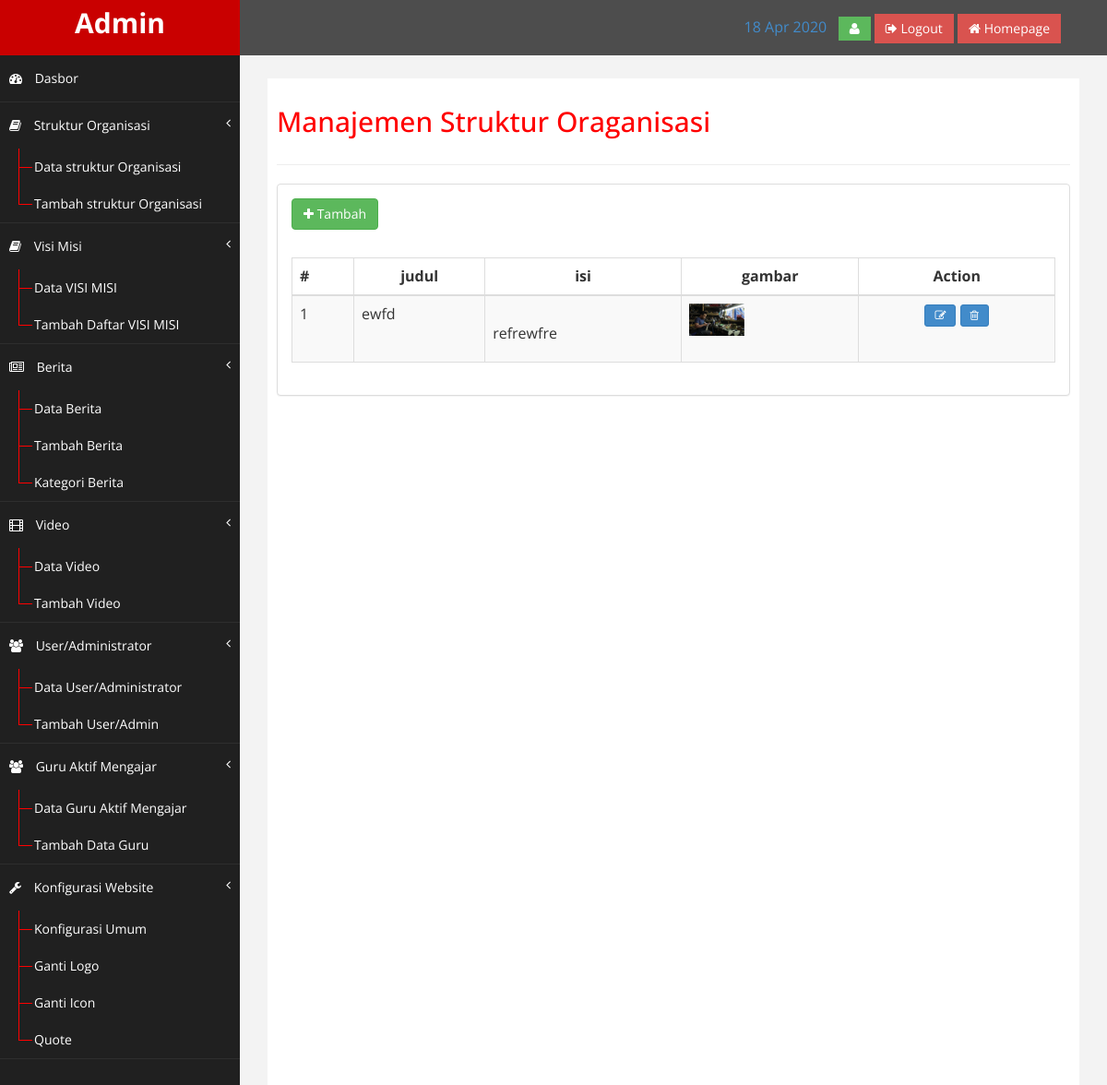
The page /index.php/admin/struktur on the database its author committed.
### tables this page shows
CREATE TABLE `struktur` (
  `id_str` int(11) NOT NULL,
  `judul` varchar(100) NOT NULL,
  `gambar` varchar(20) NOT NULL,
  `isi` text NOT NULL,
  `tanggal` timestamp NOT NULL DEFAULT CURRENT_TIMESTAMP ON UPDATE CURRENT_TIMESTAMP
);

### application/views/admin/layout/content.php (called while the page is built)
<?php
if ($isi) {
	$this->load->view($isi);
}

### application/views/admin/layout/wrapper.php (called while the page is built)
<?php
require_once('head.php');
require_once('header.php');
require_once('nav.php');
require_once('content.php');
require_once('footer.php');

### application/controllers/admin/Struktur.php (called while the page is built, shortened)
<?php
class Struktur extends CI_Controller {
	public function __construct() {
		$this->load->model('struktur_model');
	}
	public function index()
	{
		$struktur = $this->struktur_model->listing();
		$data = array( 	'title'		 => 'Manajemen Struktur Oraganisasi',
						'struktur'   =>  $struktur,
						'isi'  		 => 'admin/struktur/list');
		$this->load->view('admin/layout/wrapper',$data);
	}
}

### index.php (called while the page is built, shortened)
<?php
require_once BASEPATH.'core/CodeIgniter.php';

### application/models/Struktur_model.php (called while the page is built, shortened)
<?php
class Struktur_model extends CI_Model
{
	public function listing() {
		$this->db->select('*');
		$this->db->from('struktur');
		$this->db->order_by('id_str','DESC');
		$query = $this->db->get();
		return $query->result();
	}
}

### application/views/admin/struktur/list.php (the view)
<a href="<?php echo base_url('admin/struktur/tambah') ?>" class="btn btn-success">
	<i class="fa fa-plus"></i> Tambah</a></p>
<table class="table table-striped table-bordered table-hover" id="dataTables-example">
	<thead>
		<tr>
			<th>#</th>
			<th>
				<center>judul</center>
			</th>
			<th>
				<center>isi</center>
			</th>
			<th>
				<center>gambar</center>
			</th>
			<th>
				<center>Action</center>
			</th>
		</tr>
	</thead>
	<tbody>
		<?php $i = 1;
		foreach ($struktur as $str) { ?>
			<tr class="odd gradeX">
				<td><?php echo $i ?></td>
				<td><?php echo $str->judul ?></td>
				<td><?php echo $str->isi ?></td>
				<td>
					<img src="<?php echo base_url('assets/upload/image/thumbs/' . $str->gambar) ?>" class="img img-responsive" width="60">
				</td>
				<td>
				<center>
					<a href="<?php echo base_url('admin/struktur/edit/' . $str->id_str) ?>" class="btn btn-primary btn-sm"><i class="fa fa-edit"></i></a>
					<?php include('delete.php') ?>
				</center>
				</td>
			</tr>
		<?php $i++;
		} ?>
	</tbody>
</table>

### application/views/admin/struktur/delete.php (shortened to what this page needs)
<button class="btn btn-primary btn-sm" data-toggle="modal" data-target="#Delete<?php echo $str->id_str ?>">
	<i class="fa fa-trash-o"></i>
</button>

### assets/admin/assets/css/custom.css (style rules this page uses)
body { font-family: 'Open Sans', sans-serif; }
p { font-size:16px; line-height:25px; padding-top:20px; }

### rows shown on the page
struktur: judul "ewfd", isi "refrewfre", gambar (picture)

### other values the page prints
$title "Manajemen Struktur Oraganisasi"
